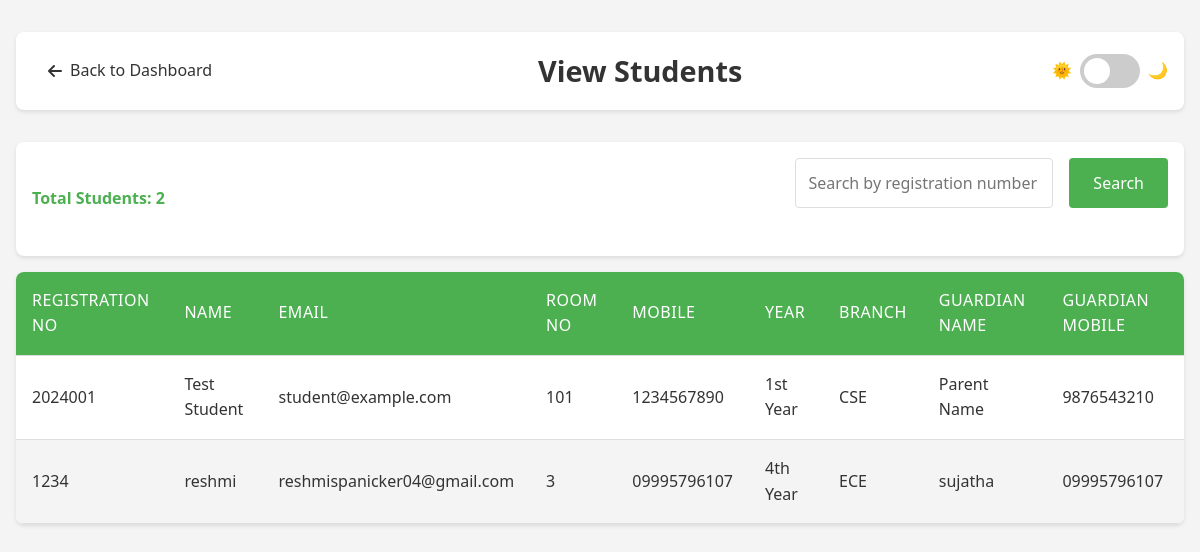
The app's page /view_students (signed in) with its own data.
### app.py (models this page shows, shortened)
class Student(db.Model):
    __tablename__ = 'student'
    StudentID = db.Column(db.Integer, primary_key=True)
    Name = db.Column(db.String(100), nullable=False)
    Email = db.Column(db.String(120), unique=True, nullable=False)
    Password = db.Column(db.String(200), nullable=False)
    mobile = db.Column(db.String(20), nullable=False)
    guardianName = db.Column(db.String(100), nullable=False)
    guardianMobile = db.Column(db.String(20), nullable=False)
    RoomNo = db.Column(db.String(10), nullable=False)
    year = db.Column(db.String(20), nullable=False)
    branch = db.Column(db.String(50), nullable=False)
    registration_no = db.Column(db.String(20), unique=True, nullable=False)
    PaidAmount = db.Column(db.Float, default=0.0)

### app.py (the view)
@app.route('/view_students', methods=['GET', 'POST'])
def view_students():
    if 'admin_id' not in session:
        flash('Please login first', 'error')
        return redirect(url_for('admin'))
    if request.method == 'POST':
        search_term = request.form.get('search_term', '')
        if search_term:
            students = Student.query.filter(Student.registration_no.ilike(f'%{search_term}%')).all()
        else:
            students = Student.query.all()
    else:
        students = Student.query.all()
        search_term = ''
    return render_template('view_students.html', students=students, search_term=search_term)

### templates/view_students.html (shortened to what this page needs)
<!DOCTYPE html>
<html lang="en">
<head>
    <link rel="stylesheet" href="https://cdnjs.cloudflare.com/ajax/libs/font-awesome/6.0.0/css/all.min.css">
</head>
<body>
    <div class="container">
        <header class="header">
            <a href="{{ url_for('alogin') }}" class="back-button">
                <i class="fas fa-arrow-left"></i>
                Back to Dashboard
            </a>
            <h1>View Students</h1>
            <div class="theme-switch-wrapper">
                <span>🌞</span>
                <label class="theme-switch">
                    <span class="slider"></span>
                </label>
                <span>🌙</span>
            </div>
        </header>
        <div class="student-count">
            <span>Total Students: {{ students|length }}</span>
            <form method="POST" class="search-form">
                <input type="text" name="search_term" placeholder="Search by registration number" value="{{ search_term }}">
                <button type="submit">Search</button>
            </form>
        </div>
        {% if students %}
            <table class="student-table">
                <thead>
                    <tr>
                        <th>Registration No</th>
                        <th>Name</th>
                        <th>Email</th>
                        <th>Room No</th>
                        <th>Mobile</th>
                        <th>Year</th>
                        <th>Branch</th>
                        <th>Guardian Name</th>
                        <th>Guardian Mobile</th>
                    </tr>
                </thead>
                <tbody>
                    {% for student in students %}
                    <tr>
                        <td>{{ student.registration_no }}</td>
                        <td>{{ student.Name }}</td>
                        <td>{{ student.Email }}</td>
                        <td>{{ student.RoomNo }}</td>
                        <td>{{ student.mobile }}</td>
                        <td>{{ student.year }}</td>
                        <td>{{ student.branch }}</td>
                        <td>{{ student.guardianName }}</td>
                        <td>{{ student.guardianMobile }}</td>
                    </tr>
                    {% endfor %}
                </tbody>
            </table>
        {% else %}
            <div class="no-results">
                <i class="fas fa-users"></i>
                <p>No students found in the database.</p>
            </div>
        {% endif %}
    </div>
</body>
</html>

### templates/view_students.html (style rules this page uses)
:root { --primary: #4CAF50; --secondary: #45a049; --background: #f4f4f4; --card-bg: #ffffff; --text: #333333; --text-secondary: #666666; --border: #dddddd; --success: #4CAF50; --error: #f44336; }
* { margin: 0; padding: 0; box-sizing: border-box; font-family: 'Segoe UI', Tahoma, Geneva, Verdana, sans-serif; }
body { background-color: var(--background); color: var(--text); line-height: 1.6; }
.container { max-width: 1200px; margin: 2rem auto; padding: 0 1rem; }
.header { display: flex; justify-content: space-between; align-items: center; margin-bottom: 2rem; padding: 1rem; background-color: var(--card-bg); border-radius: 8px; box-shadow: 0 2px 4px rgba(0,0,0,0.1); }
.header h1 { color: var(--text); font-size: 1.8rem; }
.back-button { display: flex; align-items: center; gap: 0.5rem; text-decoration: none; color: var(--text); padding: 0.5rem 1rem; border-radius: 4px; transition: background-color 0.3s; }
.search-form { display: flex; gap: 1rem; margin-bottom: 2rem; }
.search-form input { flex: 1; padding: 0.8rem; border: 1px solid var(--border); border-radius: 4px; font-size: 1rem; background-color: var(--card-bg); color: var(--text); }
.search-form button { padding: 0.8rem 1.5rem; background-color: var(--primary); color: white; border: none; border-radius: 4px; cursor: pointer; font-size: 1rem; transition: background-color 0.3s; }
.student-table { width: 100%; border-collapse: collapse; background-color: var(--card-bg); border-radius: 8px; overflow: hidden; box-shadow: 0 2px 4px rgba(0,0,0,0.1); }
.student-table th, .student-table td { padding: 1rem; text-align: left; border-bottom: 1px solid var(--border); }
.student-table th { background-color: var(--primary); color: white; font-weight: 500; text-transform: uppercase; letter-spacing: 0.5px; }
.student-table tr:nth-child(even) { background-color: var(--background); }
.theme-switch-wrapper { display: flex; align-items: center; gap: 0.5rem; }
.theme-switch { position: relative; display: inline-block; width: 60px; height: 34px; }
.slider { position: absolute; cursor: pointer; top: 0; left: 0; right: 0; bottom: 0; background-color: #ccc; transition: .4s; border-radius: 34px; }
.slider:before { position: absolute; content: ""; height: 26px; width: 26px; left: 4px; bottom: 4px; background-color: white; transition: .4s; border-radius: 50%; }
.student-count { background-color: var(--card-bg); padding: 1rem; border-radius: 8px; margin-bottom: 1rem; box-shadow: 0 2px 4px rgba(0,0,0,0.1); display: flex; justify-content: space-between; align-items: center; }
.student-count span { font-weight: 600; color: var(--primary); }

### records on screen
Student: registration_no "2024001", Name "Test Student", Email "student@example.com", RoomNo "101", mobile "1234567890", year "1st Year", branch "CSE", guardianName "Parent Name", guardianMobile "9876543210"
Student: registration_no "1234", Name "reshmi", Email "reshmispanicker04@gmail.com", RoomNo "3", mobile "09995796107", year "4th Year", branch "ECE", guardianName "sujatha", guardianMobile "09995796107"

### other values on screen
{{ students|length }} "2"
